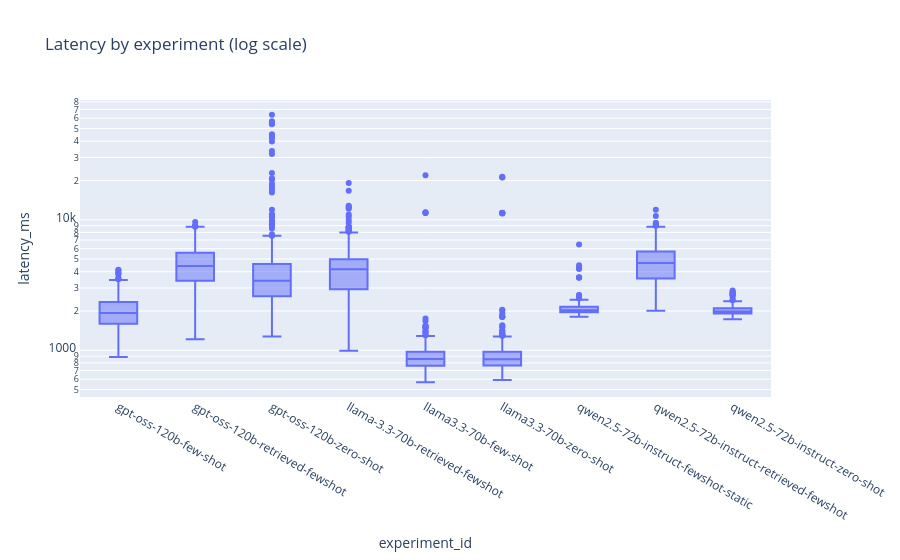

This figure's notebook cell:
### Markdown cell above
## 7. Latency distribution

Cost story isn't just MAE. Once paid RunPod runs start, p95 latency is part of the comparison.

### Code cell
frames = []
for eid, df in runs.items():
    sub = df[df["latency_ms"].notna()][["latency_ms"]].copy()
    sub["experiment_id"] = eid
    frames.append(sub)
if not frames:
    print("no latency data (cached results don't re-time)")
else:
    lat_df = pd.concat(frames, ignore_index=True)
    fig = px.box(
        lat_df, x="experiment_id", y="latency_ms",
        points="outliers", title="Latency by experiment (log scale)",
    )
    fig.update_yaxes(type="log")
    fig.show()
    display(lat_df.groupby("experiment_id")["latency_ms"].describe(percentiles=[0.5, 0.9, 0.95, 0.99]))

### Figure 1 — Plotly figure (JSON) as saved in the notebook; plotly's stock layout.template omitted (floating-point values rounded to 4 significant figures; data arrays with more than 128 entries replaced by an {"elided": "..."} marker saying what was removed)
{"data": [{"alignmentgroup": "True", "boxpoints": "outliers", "hovertemplate": "experiment_id=%{x}<br>latency_ms=%{y}<extra></extra>", "legendgroup": "", "marker": {"color": "#636efa"}, "name": "", "notched": false, "offsetgroup": "", "orientation": "v", "showlegend": false, "type": "box", "x": {"elided": "3600 str values"}, "x0": " ", "xaxis": "x", "y": {"elided": "3600 float values"}, "y0": " ", "yaxis": "y"}], "layout": {"boxmode": "group", "legend": {"tracegroupgap": 0}, "title": {"text": "Latency by experiment (log scale)"}, "xaxis": {"anchor": "y", "domain": [0, 1], "title": {"text": "experiment_id"}}, "yaxis": {"anchor": "x", "domain": [0, 1], "title": {"text": "latency_ms"}, "type": "log"}}}
